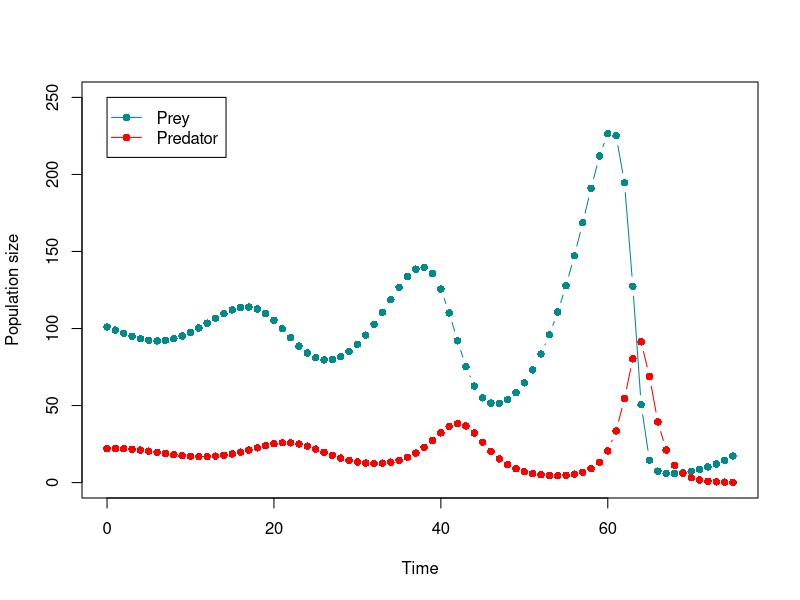
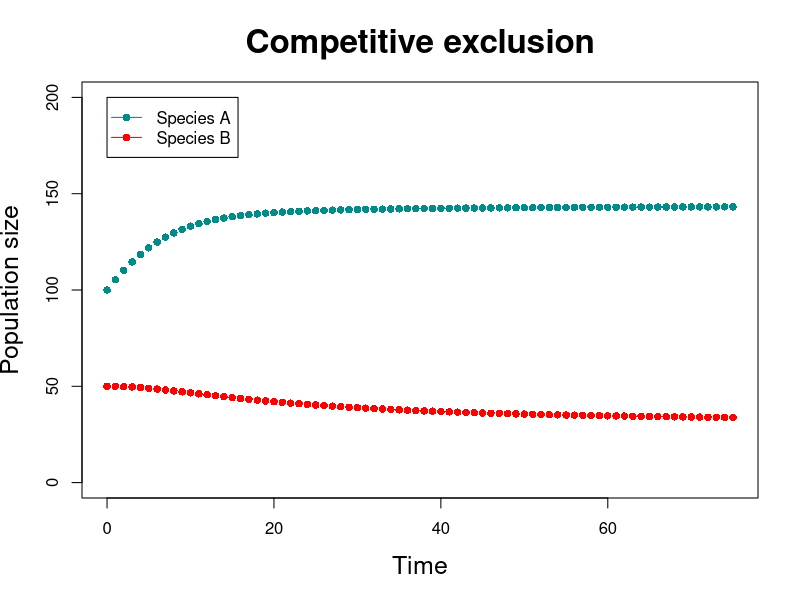
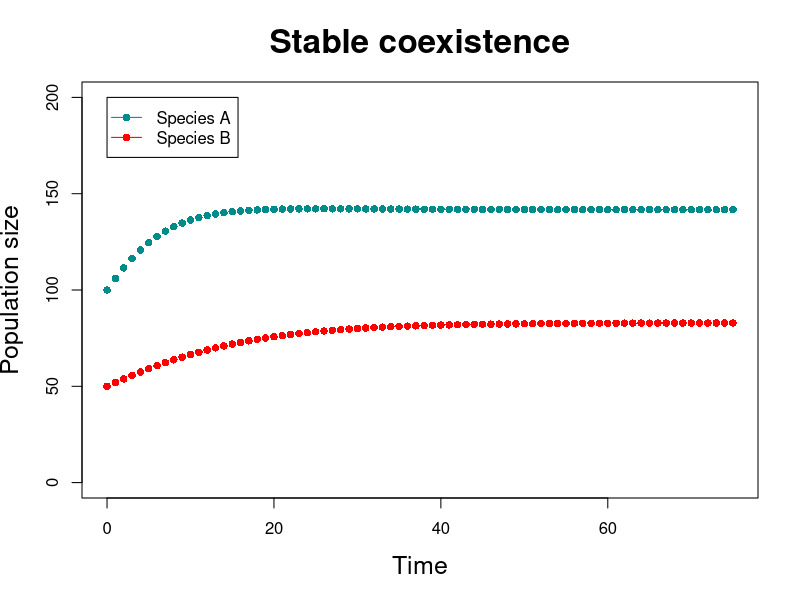

Reproduce these figures in R, in order.
## ----eval=FALSE,include=FALSE-------------------------------------------------
## source("../../rnw2pdf.R")
## rnw2pdf("lecture-interspecific")
## rnw2pdf("lecture-interspecific",tangle=TRUE)


## ----predprey1,include=FALSE,echo=FALSE,fig.width=8,fig.height=6--------------
T <- 75
Nprey <- integer(T+1)
Npred <- integer(T+1)
Nprey[1] <- 101
Npred[1] <- 22
rprey <- 0.2
dprey <- 0.01
bpred <- 0.005
dpred <- 0.5
for(t in 1:T) {
    Nprey[t+1] <- Nprey[t] + Nprey[t]*(rprey - dprey*Npred[t])
    Npred[t+1] <- Npred[t] + Npred[t]*(bpred*Nprey[t] - dpred)
}
plot(0:T, Nprey, xlab="Time", ylab="Population size", type="b", col="cyan4",
     pch=16, ylim=c(0, 250))
lines(0:T, Npred, type="b", col="red", pch=16)
legend(0, 250, c("Prey", "Predator"), lty=1, pch=16, col=c("cyan4", "red"))


## ----compex,include=FALSE,echo=FALSE------------------------------------------
T <- 75
N.A <- integer(T+1)
N.B <- integer(T+1)
N.A[1] <- 100
N.B[1] <- 50
r.A <- 0.2
r.B <- 0.1
K.A <- 150
K.B <- 90
alpha.A <- 0.4
alpha.B <- 0.2
for(t in 1:T) {
    N.A[t+1] <- N.A[t] + r.A*N.A[t]*(K.A - N.A[t] - alpha.B*N.B[t])/K.A
    N.B[t+1] <- N.B[t] + r.B*N.B[t]*(K.B - N.B[t] - alpha.A*N.A[t])/K.B
}
plot(0:T, N.A, xlab="Time", ylab="Population size", type="b", col="cyan4",
     main="Competitive exclusion", cex.lab=1.5, cex.main=2,
     pch=16, ylim=c(0, 200))
lines(0:T, N.B, type="b", col="red", pch=16)
legend(0, 200, c("Species A", "Species B"), lty=1, pch=16, col=c("cyan4", "red"))

## ----stable,include=FALSE,echo=FALSE------------------------------------------
T <- 75
N.A <- integer(T+1)
N.B <- integer(T+1)
N.A[1] <- 100
N.B[1] <- 50
r.A <- 0.2
r.B <- 0.1
K.A <- 150
K.B <- 90
alpha.A <- 0.05
alpha.B <- 0.1
for(t in 1:T) {
    N.A[t+1] <- N.A[t] + r.A*N.A[t]*(K.A - N.A[t] - alpha.B*N.B[t])/K.A
    N.B[t+1] <- N.B[t] + r.B*N.B[t]*(K.B - N.B[t] - alpha.A*N.A[t])/K.B
}
plot(0:T, N.A, xlab="Time", ylab="Population size", type="b", col="cyan4",
     main="Stable coexistence", cex.lab=1.5, cex.main=2,
     pch=16, ylim=c(0, 200))
lines(0:T, N.B, type="b", col="red", pch=16)
legend(0, 200, c("Species A", "Species B"), lty=1, pch=16, col=c("cyan4", "red"))

